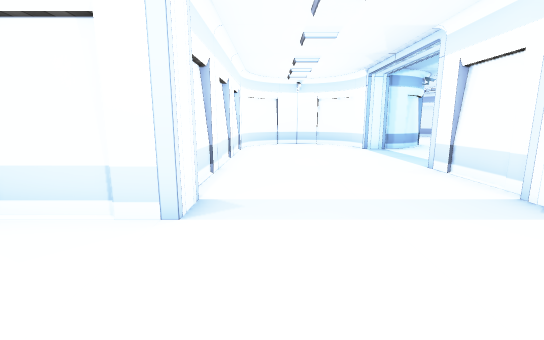
[1] (above)

19 first-person views from a walk through a 3-D level made in the Unity game engine. The camera is 1.3 m above the floor, tilts 10° down and sees 90° across. Doors are open. The floor is counted in squares, 1 m on a side. Each view is taken from the middle of a square. On the plan, view 1 faces up. The plan holds only what a view shows up to about 13 squares ahead; the rest is blank. The place goes on beyond the plan. The player is left out. Some surface patterns are stand-ins.

[2]
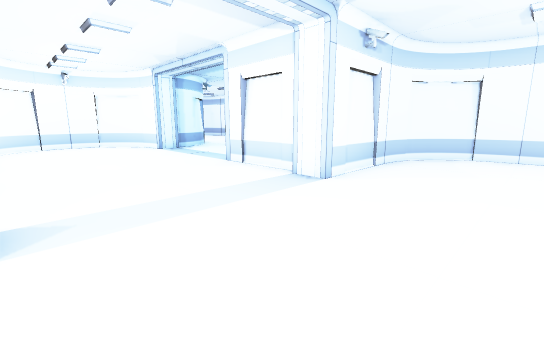

[3]
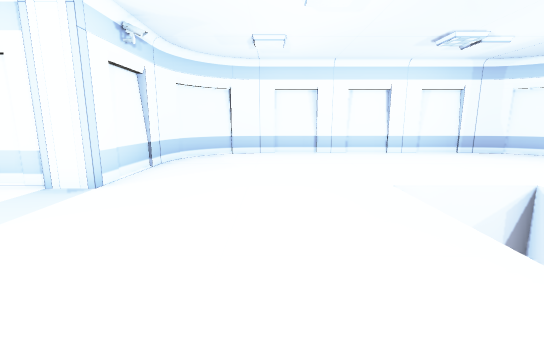

[4]
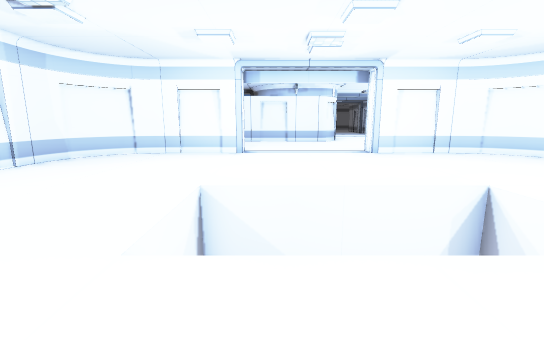

[5]
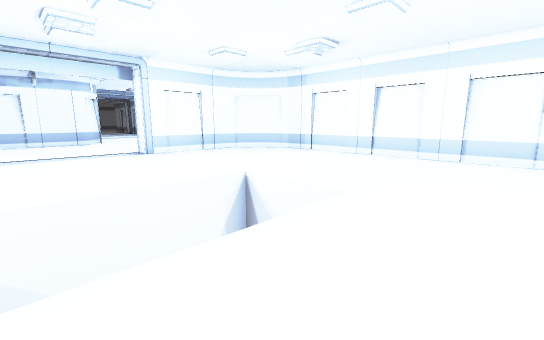

[6]
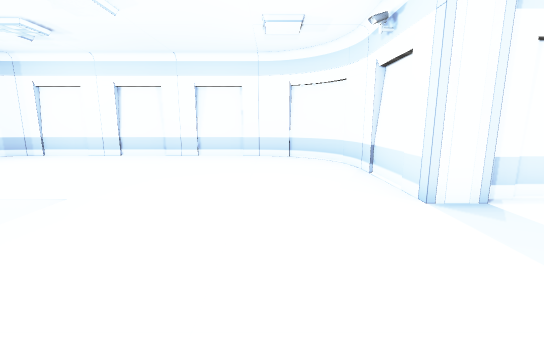

[7]
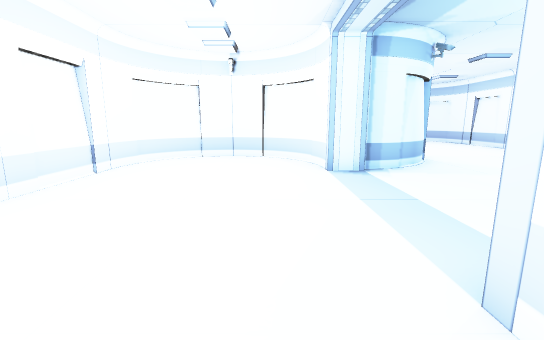

[8]
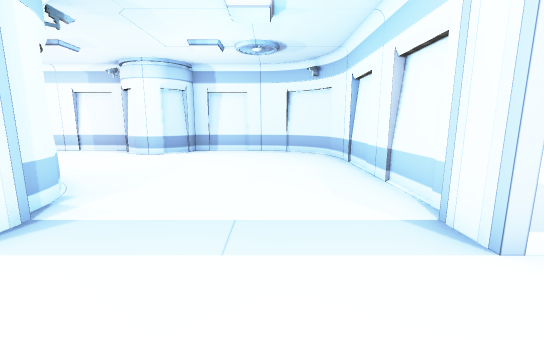

[9]
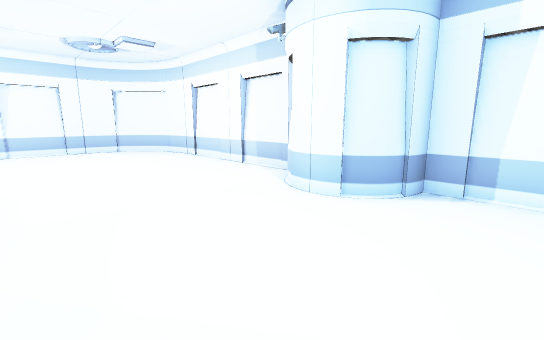

[10]
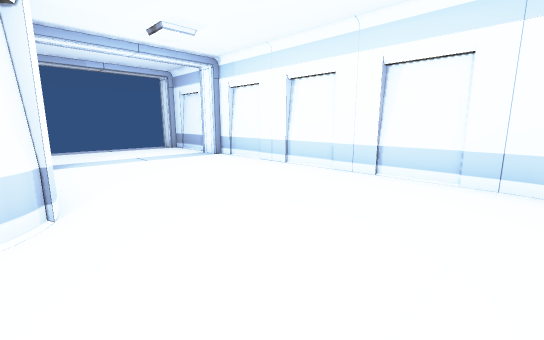

[11]
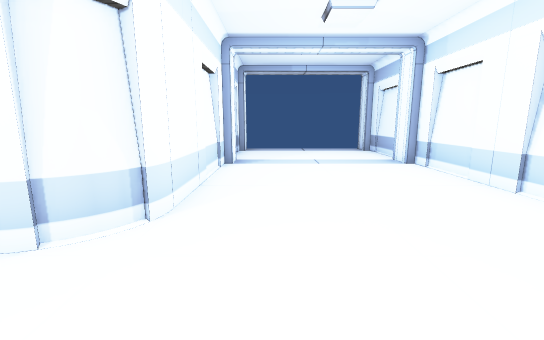

[12]
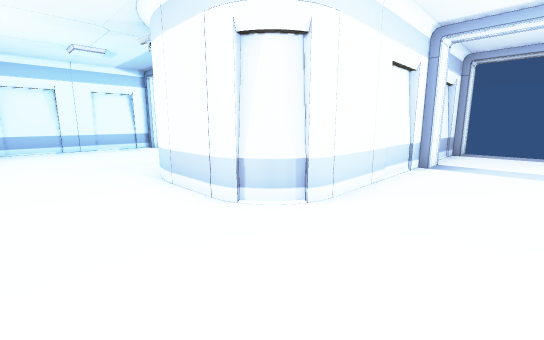

[13]
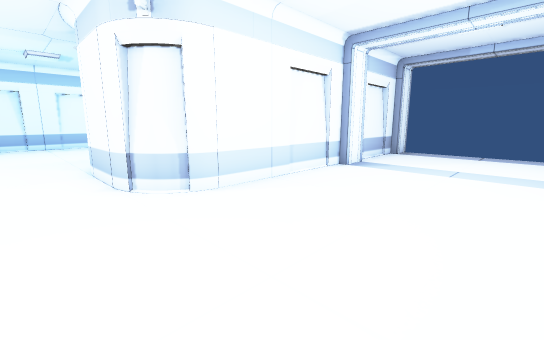

[14]
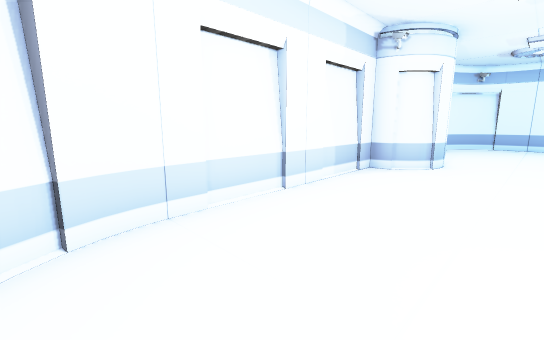

[15]
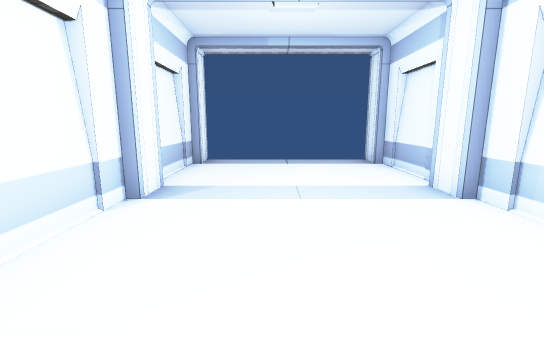

[16]
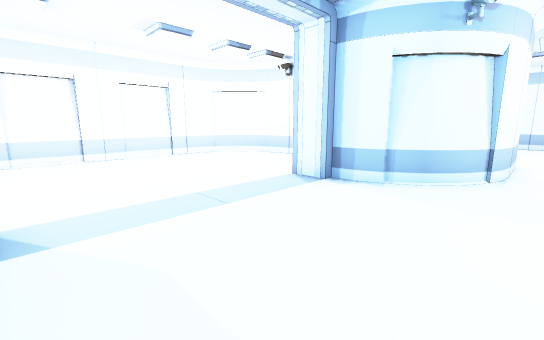

[17]
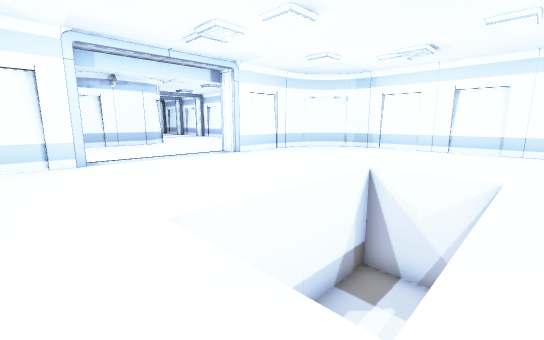

[18]
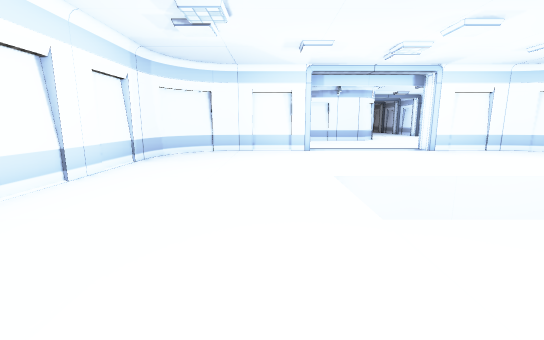

[19]
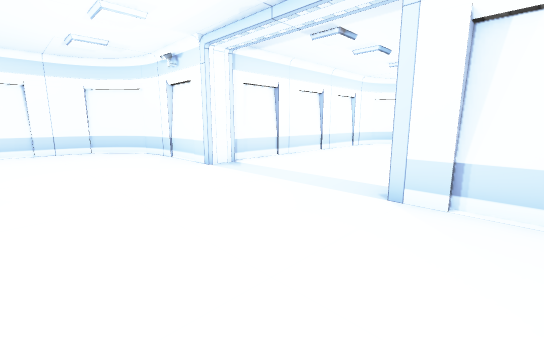

### Floor plan
Key: @ floor where view 1 was taken; # wall or solid block; . floor; D open door; v drop or lower ground.
Columns run from 8 left of view 1 to 15 right of it. Each row starts with its distance up from view 1.
 26       ################
 25      #D..............##
 24       D...............##
 23       D................#
 22       D................#
 21       D................#
 20       D................#
 19      ############......#
 18                 #......#
 17         ####    #......#
 16        ##..##   #.....##
 15       ##....## ##....###
 14       #......###......##
 13       #................#
 12       #................#
 11       #................#
 10       #................#
  9       #...............##
  8       #..............##
  7       #......#########
  6       #......#
  5       #......#
  4   #####......#####
  3  ##..............##
  2 ##................##
  1 #..................#
  0 #.......@..........#
 -1 #..................#
 -2 #..................#
 -3 #......      ......#
 -4 #......vvv   ......#
 -5 #......vvv   ......#
 -6 #..................#
 -7 #..................#
 -8 #..................#
 -9 #..................#
-10 ##................##
-11  ##..............##
-12   #####DDDDDD#####
-13        ......
-14        ......

Where each view was taken, in squares from view 1:
view 1: 0 up, 0 right, facing up
view 2: 0 up, 1 left, facing up-right
view 3: 0 up, 1 left, facing right
view 4: 0 up, 3 right, facing down
view 5: 0 up, 3 right, facing down-left
view 6: 1 up, 3 right, facing left
view 7: 6 up, 3 right, facing up
view 8: 10 up, 2 right, facing right
view 9: 12 up, 9 right, facing up-right
view 10: 19 up, 12 right, facing up-left
view 11: 21 up, 11 right, facing left
view 12: 22 up, 11 right, facing down-left
view 13: 24 up, 10 right, facing down-left
view 14: 24 up, 11 right, facing down-right
view 15: 22 up, 7 right, facing left
view 16: 8 up, 9 right, facing up-left
view 17: 2 down, 6 right, facing down-left
view 18: 1 up, 6 right, facing down
view 19: 1 down, 6 right, facing up-left
